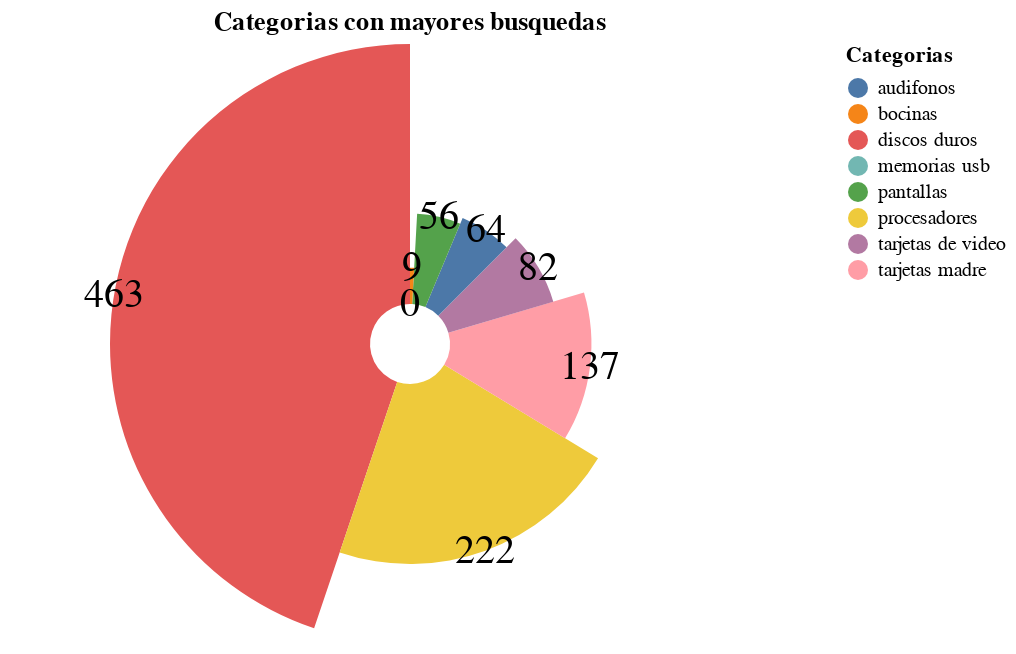

Notebook code cell kept with this figure:
### Markdown cell above
#### 2.- Categorías con mayores ventas y categorías con mayores búsquedas. 🔎📊
  - Categorias mas buscadas ✔️
  - Categorias menos buscadas ✔️

### Code cell
def recorre(list, dicci):
    for ee in dicci.keys():
        if(list[1] in dicci[ee]):
            return ee 

#  Copiamos la lista original para hacer las modificaciones
list_search_modificada = lifestore_searches.copy()
# Inyectamos la categoria a la lista de busquedas para facilitar las consultas 
for aa, y in enumerate(list_search_modificada):
    list_search_modificada[aa].append(recorre(list_search_modificada[aa], diccionario_categoria))


# Creacion del diccionario con contadores 
search_dictionary = diccionario()
# Conteo de coincidencias
for value,key in enumerate(list_search_modificada):
#   print(value, key)
# 0 [1, 1,'procesadores']
    if (key[3] in search_dictionary):
        search_dictionary[key[3]] +=1  


# Ordenamiento
import operator
search_sorted = sorted(search_dictionary.items(), key=operator.itemgetter(1), reverse=True)
search_sorted = list(search_sorted)


# Graficacion
search_altair = pd.DataFrame(search_sorted, columns=['category', 'id_product'])


base = alt.Chart(search_altair.head(8)).encode(
    theta=alt.Theta("id_product:Q", stack=True,title="id_product"), 
    radius=alt.Radius("id_product", scale=alt.Scale(type="sqrt", zero=True, rangeMin=20)),
    # color=alt.Color("category:N"),
    color=alt.Color("category:N", legend=alt.Legend(title="Categorias")),
    order=alt.Order("id_product", sort="ascending")
)

pie = base.mark_arc(outerRadius=120)
text = alt.Chart(search_altair.head(8)).mark_text(
    radius=140, 
    size=20,
    align='center',
    color='black'
    # color=alt.Color("category:N"),
    ).encode(
        theta=alt.Theta("id_product:Q", stack=True,title="id_product"), 
        radius=alt.Radius("id_product", scale=alt.Scale(type="sqrt", zero=True, rangeMin=20)),
        text="id_product:Q",
        # color=alt.Color("id_product:Q")
        ).properties(
            title='Categorias con mayores busquedas'
        )
pie + text

### Figure 1 — Vega-Lite specification as saved in the notebook (floating-point values rounded to 4 significant figures)
{"config": {"view": {"continuousWidth": 400, "continuousHeight": 300}}, "layer": [{"data": {"name": "data-52d897e1376a447a2d5e9329f1aacf6e"}, "mark": {"type": "arc", "outerRadius": 120}, "encoding": {"color": {"field": "category", "legend": {"title": "Categorias"}, "type": "nominal"}, "order": {"field": "id_product", "sort": "ascending", "type": "quantitative"}, "radius": {"field": "id_product", "scale": {"rangeMin": 20, "type": "sqrt", "zero": true}, "type": "quantitative"}, "theta": {"field": "id_product", "stack": true, "title": "id_product", "type": "quantitative"}}}, {"data": {"name": "data-52d897e1376a447a2d5e9329f1aacf6e"}, "mark": {"type": "text", "align": "center", "color": "black", "radius": 140, "size": 20}, "encoding": {"radius": {"field": "id_product", "scale": {"rangeMin": 20, "type": "sqrt", "zero": true}, "type": "quantitative"}, "text": {"field": "id_product", "type": "quantitative"}, "theta": {"field": "id_product", "stack": true, "title": "id_product", "type": "quantitative"}}, "title": "Categorias con mayores busquedas"}], "$schema": "https://vega.github.io/schema/vega-lite/v4.17.0.json", "datasets": {"data-52d897e1376a447a2d5e9329f1aacf6e": [{"category": "discos duros", "id_product": 463}, {"category": "procesadores", "id_product": 222}, {"category": "tarjetas madre", "id_product": 137}, {"category": "tarjetas de video", "id_product": 82}, {"category": "audifonos", "id_product": 64}, {"category": "pantallas", "id_product": 56}, {"category": "bocinas", "id_product": 9}, {"category": "memorias usb", "id_product": 0}]}}
